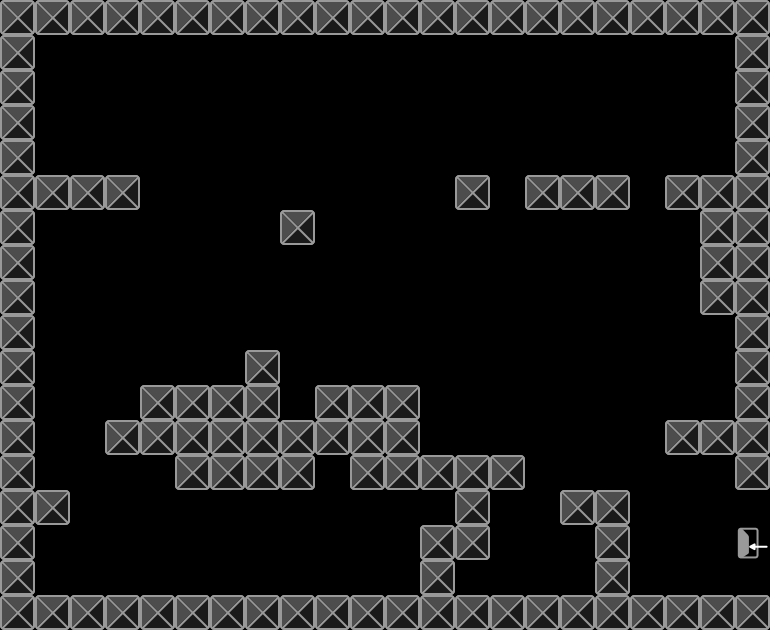

Below is a game level as drawn by its tile map, then a one-line description and the .tmx that defines it (tile-layer data replaced by summaries):
An orthogonal 22x18 tile map with 35x35 px tiles, 2 tile layers (platforms, exit).

<map version="1.0" orientation="orthogonal" renderorder="right-down" width="22" height="18" tilewidth="35" tileheight="35">
 <tileset firstgid="1" name="tile" tilewidth="35" tileheight="35">
  <image source="tile.png" width="70" height="35" />
 </tileset>
 <layer name="platforms" width="22" height="18">
  <data>[396 cells, 123 non-empty, 1 distinct tile ids]</data>
 </layer>
 <layer name="exit" width="22" height="18">
  <data>[396 cells, 1 non-empty, 1 distinct tile ids]</data>
 </layer>
</map>
